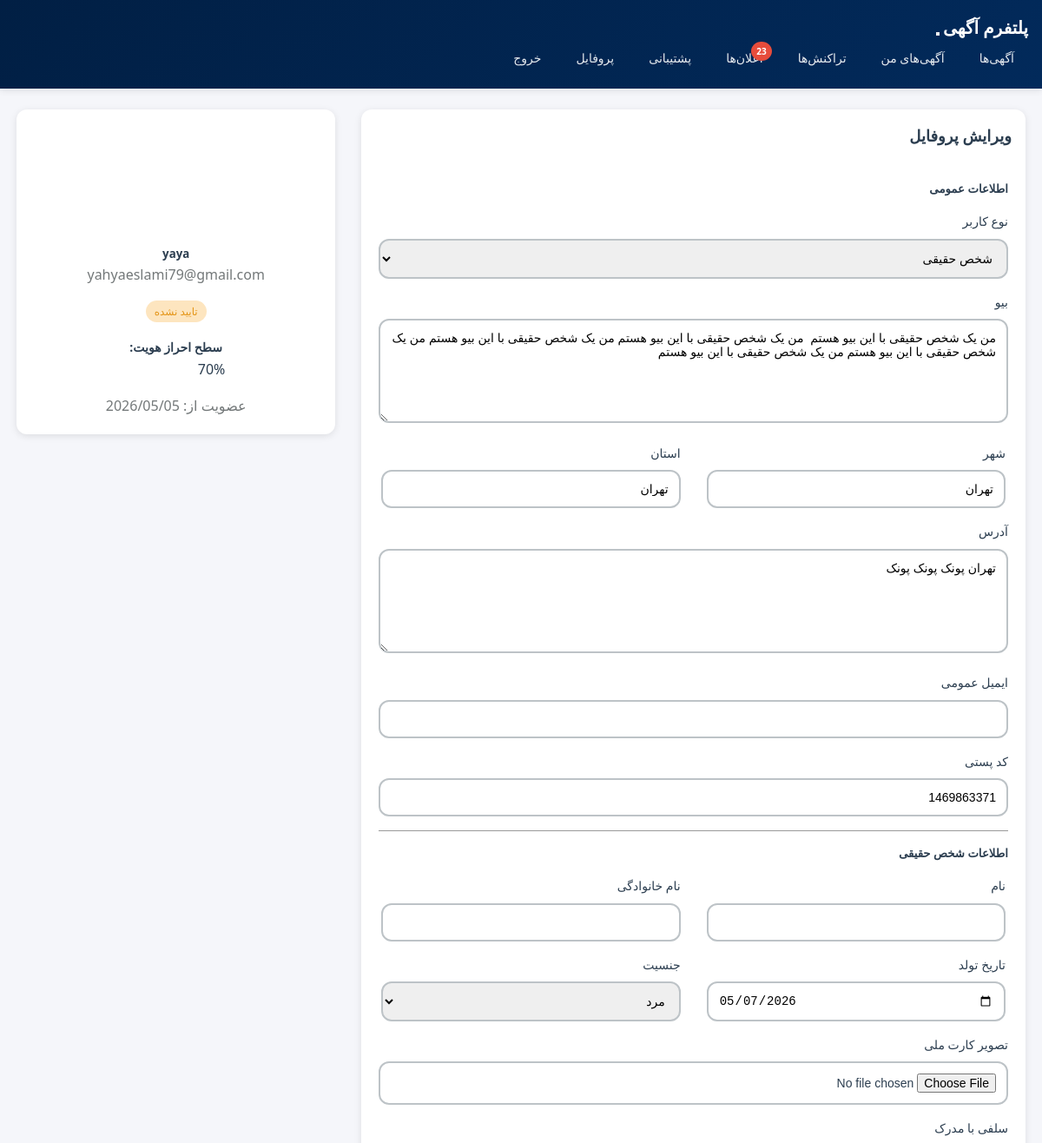
The page /accounts/profile/ (signed in, upper part) on the database as committed earlier.
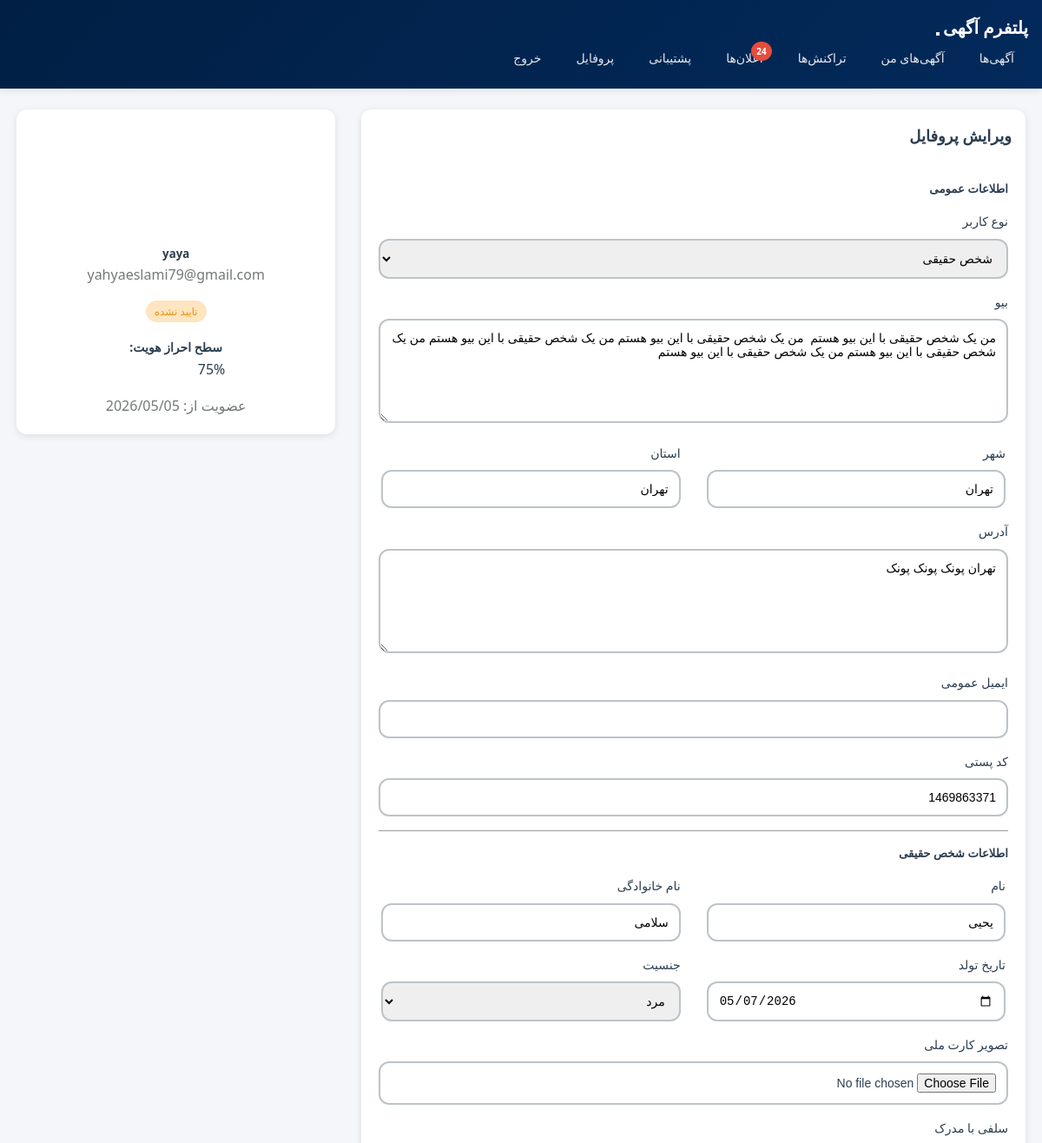
The same page on the database as committed later.
### accounts/models.py (models this page shows, shortened)
class UserProfile(models.Model):
    USER_TYPE_CHOICES = (
        ('individual', 'شخص حقیقی'),
        ('company', 'شخص حقوقی'),
    )
    GENDER_CHOICES = (
        ('male', 'مرد'),
        ('female', 'زن'),
        ('other', 'سایر'),
    )
    user = models.OneToOneField(User, on_delete=models.CASCADE, related_name='profile', verbose_name='کاربر')
    user_type = models.CharField(max_length=20, choices=USER_TYPE_CHOICES, default='individual', verbose_name='نوع کاربر')
    bio = models.TextField(blank=True, verbose_name='بیو')
    address = models.TextField(blank=True, verbose_name='آدرس')
    email_address = models.EmailField( max_length=150, blank=True, null=True, verbose_name="ایمیل عمومی")
    city = models.CharField(max_length=100, blank=True, verbose_name='شهر')
    province = models.CharField(max_length=100, blank=True, verbose_name='استان')
    postal_code = models.CharField(max_length=20, blank=True, verbose_name='کد پستی')
    first_name = models.CharField(max_length=100, blank=True, null=True, verbose_name='نام')
    last_name = models.CharField(max_length=100, blank=True, null=True, verbose_name='نام خانوادگی')
    date_of_birth = models.DateField(null=True, blank=True, verbose_name='تاریخ تولد')
    gender = models.CharField(max_length=20, choices=GENDER_CHOICES, blank=True, verbose_name='جنسیت')
    national_id_image = models.ImageField(upload_to='documents/national_ids/', null=True, blank=True, verbose_name='تصویر کارت ملی')
    selfie_with_id = models.ImageField(upload_to='documents/selfies/', null=True, blank=True, verbose_name='سلفی با مدرک')
    company_name = models.CharField(max_length=255, blank=True, verbose_name='نام شرکت')
    company_type = models.CharField(max_length=100, blank=True, verbose_name='نوع شرکت')
    registration_number = models.CharField(max_length=50, blank=True, verbose_name='شماره ثبت')
    economic_code = models.CharField(max_length=50, blank=True, verbose_name='کد اقتصادی')
    company_national_id = models.CharField(max_length=20, blank=True, verbose_name='شناسه ملی شرکت')
    company_logo = models.ImageField(upload_to='companies/logos/', null=True, blank=True, verbose_name='لوگوی شرکت')
    agent_name = models.CharField(max_length=255, blank=True, verbose_name='نام نماینده')
    agent_position = models.CharField(max_length=255, blank=True, verbose_name='سمت نماینده')
    agent_national_code = models.CharField(max_length=10, blank=True, verbose_name='کد ملی نماینده')
    authorization_document = models.FileField(
        upload_to='documents/company_authorizations/',
        null=True,
        blank=True,
        verbose_name='مدرک نمایندگی'
    )
    iban_number = models.CharField(max_length=26, blank=True, verbose_name='شماره شبا')
    bank_name = models.CharField(max_length=100, blank=True, verbose_name='نام بانک')
    tax_info = models.CharField(max_length=255, blank=True, verbose_name='اطلاعات مالیاتی')
    business_category = models.CharField(max_length=255, blank=True, verbose_name='دسته‌بندی کسب‌وکار')
    business_license = models.FileField(upload_to='documents/licenses/', null=True, blank=True, verbose_name='مجوز کسب‌وکار')
    kyc_level = models.IntegerField(default=0, verbose_name='سطح احراز هویت')
    updated_at = models.DateTimeField(auto_now=True, verbose_name='آخرین بروزرسانی')

### accounts/views.py (the view)
# urls.py: path('profile/', views.profile, name='profile'),
@login_required
def profile(request):
    profile_obj, created = UserProfile.objects.get_or_create(user=request.user)
    if request.method == 'POST':
        base_form = UserProfileBaseForm(request.POST, instance=profile_obj)
        individual_form = IndividualProfileForm(request.POST, request.FILES, instance=profile_obj)
        company_form = CompanyProfileForm(request.POST, request.FILES, instance=profile_obj)
        seller_form = SellerProfileForm(request.POST, request.FILES, instance=profile_obj)
        user_type = request.POST.get('user_type', profile_obj.user_type)
        forms_are_valid = (
            base_form.is_valid() and
            seller_form.is_valid() and
            (
                individual_form.is_valid() if user_type == 'individual' else company_form.is_valid()
            )
        )
        if forms_are_valid:
            profile_instance = base_form.save(commit=False)
            profile_instance.business_category = seller_form.cleaned_data.get('business_category', '')
            if seller_form.cleaned_data.get('business_license'):
                profile_instance.business_license = seller_form.cleaned_data.get('business_license')
            if user_type == 'individual':
                profile_instance.first_name = individual_form.cleaned_data.get('first_name')
                profile_instance.last_name = individual_form.cleaned_data.get('last_name')
                profile_instance.date_of_birth = individual_form.cleaned_data.get('date_of_birth')
                profile_instance.gender = individual_form.cleaned_data.get('gender', '')
                if individual_form.cleaned_data.get('national_id_image'):
                    profile_instance.national_id_image = individual_form.cleaned_data.get('national_id_image')
                if individual_form.cleaned_data.get('selfie_with_id'):
                    profile_instance.selfie_with_id = individual_form.cleaned_data.get('selfie_with_id')
                profile_instance.company_name = ''
                profile_instance.company_type = ''
                profile_instance.registration_number = ''
                profile_instance.economic_code = ''
                profile_instance.company_national_id = ''
                profile_instance.company_logo = None
                profile_instance.agent_name = ''
                profile_instance.agent_position = ''
                profile_instance.agent_national_code = ''
                profile_instance.authorization_document = None
            else:
                profile_instance.company_name = company_form.cleaned_data.get('company_name', '')
                profile_instance.company_type = company_form.cleaned_data.get('company_type', '')
                profile_instance.registration_number = company_form.cleaned_data.get('registration_number', '')
                profile_instance.economic_code = company_form.cleaned_data.get('economic_code', '')
                profile_instance.company_national_id = company_form.cleaned_data.get('company_national_id', '')
                profile_instance.agent_name = company_form.cleaned_data.get('agent_name', '')
                profile_instance.agent_position = company_form.cleaned_data.get('agent_position', '')
                profile_instance.agent_national_code = company_form.cleaned_data.get('agent_national_code', '')
                if company_form.cleaned_data.get('company_logo'):
                    profile_instance.company_logo = company_form.cleaned_data.get('company_logo')
                if company_form.cleaned_data.get('authorization_document'):
                    profile_instance.authorization_document = company_form.cleaned_data.get('authorization_document')
                profile_instance.first_name = None
                profile_instance.last_name = None
                profile_instance.date_of_birth = None
                profile_instance.gender = ''
                profile_instance.national_id_image = None
                profile_instance.selfie_with_id = None
            profile_instance.save()
            messages.success(request, 'پروفایل با موفقیت به‌روزرسانی شد.')
            return redirect('accounts:profile')
    else:
        base_form = UserProfileBaseForm(instance=profile_obj)
        individual_form = IndividualProfileForm(instance=profile_obj)
        company_form = CompanyProfileForm(instance=profile_obj)
        seller_form = SellerProfileForm(instance=profile_obj)
    kyc_level = profile_obj.kyc_level
    kyc_class = 'kyc-0'
    if 0 < kyc_level <= 25:
        kyc_class = 'kyc-25'
    elif 25 < kyc_level <= 50:
        kyc_class = 'kyc-50'
    elif 50 < kyc_level <= 75:
        kyc_class = 'kyc-75'
    elif 75 < kyc_level <= 100:
        kyc_class = 'kyc-100'
    context = {
        'base_form': base_form,
        'individual_form': individual_form,
        'company_form': company_form,
        'seller_form': seller_form,
        'profile': profile_obj,
        'kyc_level': kyc_level,
        'kyc_class': kyc_class,
    }
    return render(request, 'accounts/profile.html', context)

### accounts/forms.py
class UserProfileBaseForm(forms.ModelForm):
    class Meta:
        model = UserProfile
        fields = [
            'user_type', 'bio', 'address', 'city', 'province', 'postal_code',
            'email_address', 'iban_number', 'bank_name', 'tax_info'
        ]
        widgets = {
            'user_type': forms.Select(attrs={'class': 'form-control', 'id': 'user_type_select'}),
            'bio': forms.Textarea(attrs={'class': 'form-control', 'rows': 4}),
            'address': forms.Textarea(attrs={'class': 'form-control', 'rows': 3}),
            'city': forms.TextInput(attrs={'class': 'form-control'}),
            'province': forms.TextInput(attrs={'class': 'form-control'}),
            'postal_code': forms.TextInput(attrs={'class': 'form-control'}),
            'email_address': forms.TextInput(attrs={'class': 'form-control'}),
            'iban_number': forms.TextInput(attrs={'class': 'form-control'}),
            'bank_name': forms.TextInput(attrs={'class': 'form-control'}),
            'tax_info': forms.TextInput(attrs={'class': 'form-control'}),
        }

### templates/accounts/profile.html (shortened to what the changed rows need)
{% extends 'base.html' %}
{% block content %}
<div class="row">
    <div class="col-md-8">
        <div class="card">
            <div class="card-body">
                <form method="post" enctype="multipart/form-data">
                    <div class="mb-3">
                        <label class="form-label">نوع کاربر</label>
                        {{ base_form.user_type }}
                    </div>
                    <div class="mb-3">
                        <label class="form-label">بیو</label>
                        {{ base_form.bio }}
                    </div>
                    <div class="row">
                        <div class="col-md-6 mb-3">
                            <label class="form-label">شهر</label>
                            {{ base_form.city }}
                        </div>
                        <div class="col-md-6 mb-3">
                            <label class="form-label">استان</label>
                            {{ base_form.province }}
                        </div>
                    </div>
                    <div class="mb-3">
                        <label class="form-label">آدرس</label>
                        {{ base_form.address }}
                    </div>
                    <div class="mb-3">
                        <label class="form-label">ایمیل عمومی</label>
                        {{ base_form.email_address }}
                    </div>
                    <div class="mb-3">
                        <label class="form-label">کد پستی</label>
                        {{ base_form.postal_code }}
                    </div>
                    <div id="individual_fields"
                        class="{% if profile.user_type == 'individual' %}section-visible{% else %}section-hidden{% endif %}">
                        <div class="row">
                            <div class="col-md-6 mb-3">
                                <label class="form-label">نام</label>
                                {{ individual_form.first_name }}
                            </div>
                            <div class="col-md-6 mb-3">
                                <label class="form-label">نام خانوادگی</label>
                                {{ individual_form.last_name }}
                            </div>
                        </div>
                        <div class="row">
                            <div class="col-md-6 mb-3">
                                <label class="form-label">تاریخ تولد</label>
                                {{ individual_form.date_of_birth }}
                            </div>
                            <div class="col-md-6 mb-3">
                                <label class="form-label">جنسیت</label>
                                {{ individual_form.gender }}
                            </div>
                        </div>
                        <div class="mb-3">
                            <label class="form-label">تصویر کارت ملی</label>
                            {{ individual_form.national_id_image }}
                        </div>
                    </div>
                </form>
            </div>
        </div>
    </div>
    <div class="col-md-4">
        <div class="card">
            <div class="card-body text-center">
                <div class="mt-3">
                    <div class="progress">
                        <div class="progress-bar kyc-progress-bar {{ kyc_class }}" role="progressbar"
                            aria-valuenow="{{ kyc_level }}" aria-valuemin="0" aria-valuemax="100">
                            {{ kyc_level }}%
                        </div>
                    </div>
                </div>
            </div>
        </div>
    </div>
</div>
{% endblock %}

Rows that differ between the two databases and show on the page:
changed UserProfile "شخص حقیقی": first_name (not shown) → "یحیی"; last_name (not shown) → "سلامی"
Other text that changed with them:
{{ unread_notifications_count }}: "23" → "24"
{{ kyc_level }}: "70" → "75"
